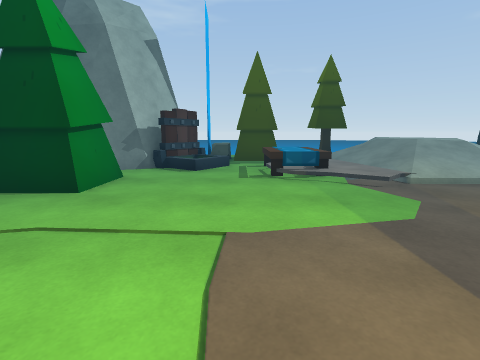
View 1 (above)

17 first-person views from a walk through a 3-D level made in the Unity game engine. The camera is 1.2 m above the floor, tilts 10° down and sees 85° across. The floor is counted in squares, 1 m on a side. Each view is taken from the middle of a square. On the plan, view 1 faces up. The plan holds only what a view shows up to about 12 squares ahead; the rest is blank. The place goes on beyond the plan. Some surface patterns are stand-ins.

View 2
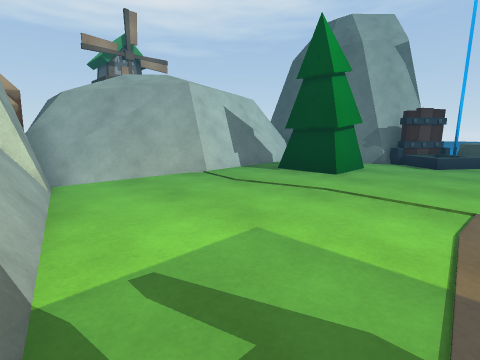

View 3
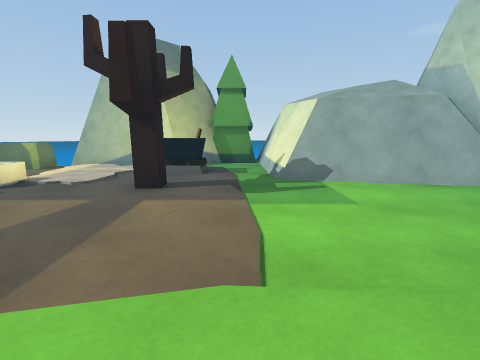

View 4
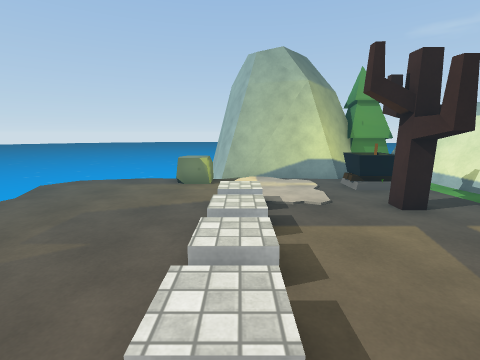

View 5
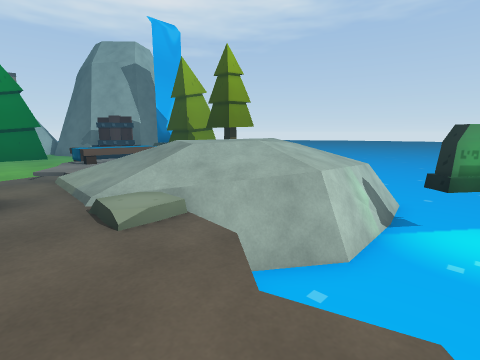

View 6
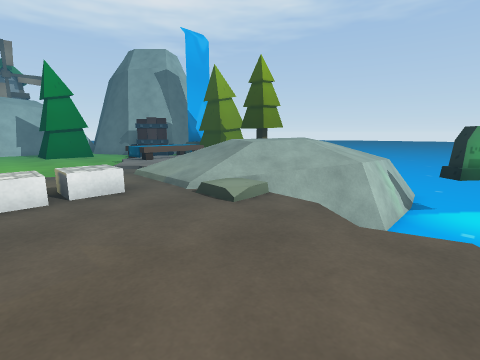

View 7
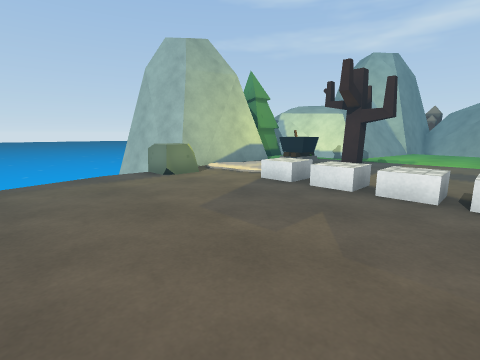

View 8
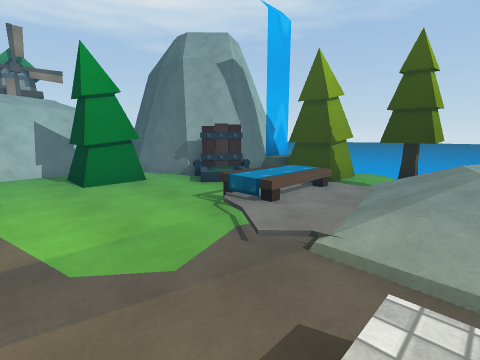

View 9
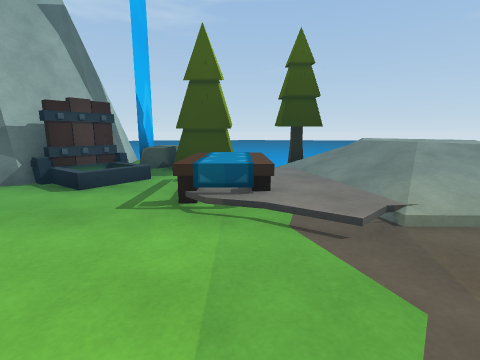

View 10
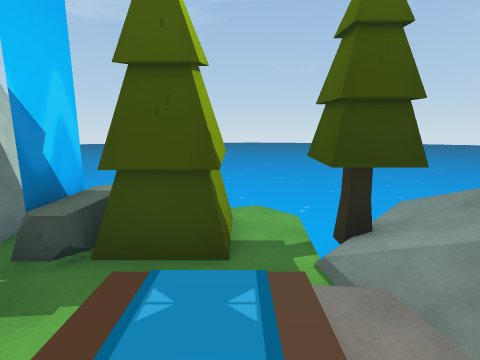

View 11
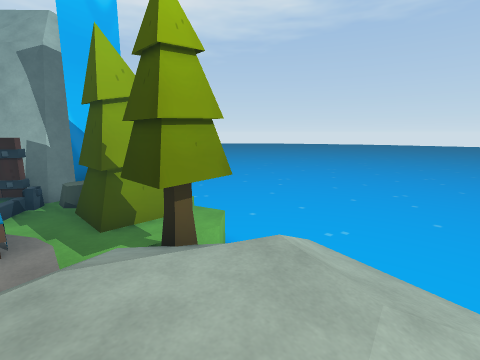

View 12
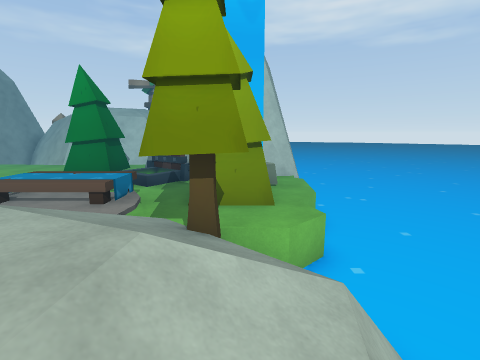

View 13
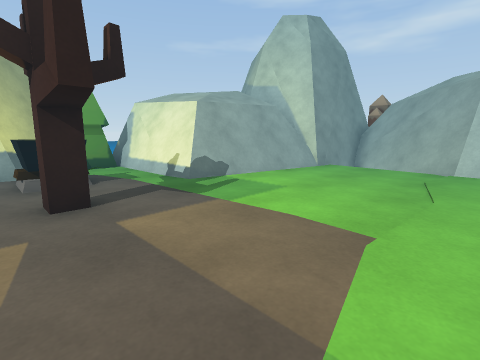

View 14
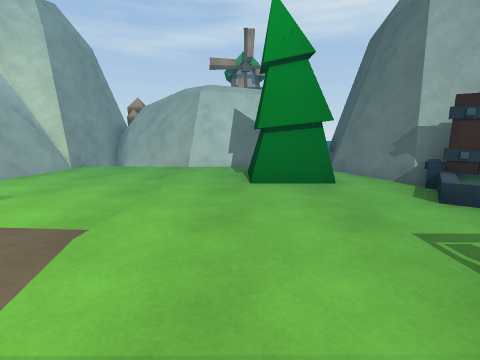

View 15
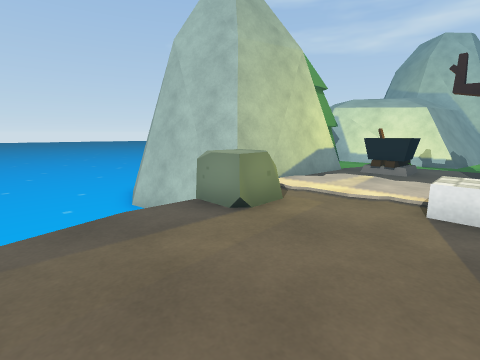

View 16
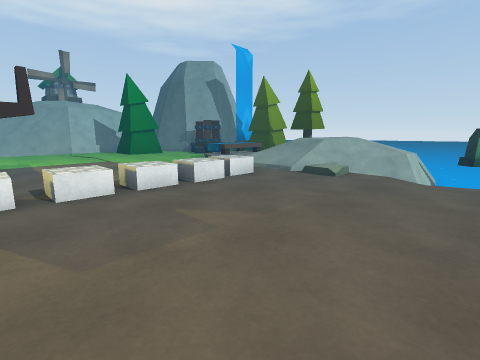

View 17
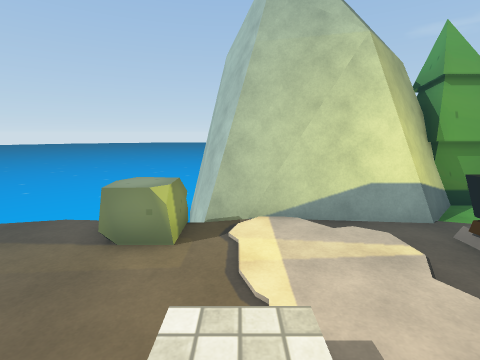

### Floor plan
Key: @ floor where view 1 was taken; # wall or solid block; . main floor; : floor 0.25 m higher than the main floor; + floor 0.5 m higher than the main floor; * floor 0.75 m higher than the main floor; % floor 1 m higher than the main floor; / step, stairs or slope; = window, fence, low wall or low ledge; ≈ liquid the walk keeps out of; ^ raised ledge; v drop or lower ground; T tree; P pot; M tombstone; O other object.
Columns run from 9 left of view 1 to 13 right of it. Each row starts with its distance up from view 1.
 16       ≈≈≈≈≈≈≈≈≈≈≈≈≈≈≈≈
 15      ## .≈≈≈≈≈≈≈   ≈≈≈
 14       ##^  O≈≈vvvv ≈≈≈
 13       #O^O#OOOO////≈MM
 12       ##^O#OO#O////≈MM
 11       #O....///%%//≈≈≈
 10      ##O/./////%%//v≈≈
  9 #######O/.v*://%%//≈≈≈
  8  ###......v*::////v≈≈≈
  7  ##  O...../::////.≈≈≈
  6  ##.##....../..///....
  5  ##............/......
  4  ##............/......
  3  ##............+......
  2 ##=............+......
  1 ##≈............/......
  0 #≈≈......@.T.../......
 -1 ###=.......#...+......
 -2   #####=.............≈
 -3   ######=.PP..........
 -4        ##.PP....^^....
 -5        ##..####=≈^≈≈≈
 -6        ##OO######
 -7        #####   ##
 -8                 #≈≈≈≈≈≈

Where each view was taken, in squares from view 1:
view 1: 0 up, 0 right, facing up
view 2: 2 down, 0 right, facing up-left
view 3: 5 up, 0 right, facing down
view 4: 5 up, 6 right, facing down
view 5: 5 up, 12 right, facing up-left
view 6: 3 up, 12 right, facing up-left
view 7: 3 up, 12 right, facing down-left
view 8: 3 up, 6 right, facing up-left
view 9: 3 up, 2 right, facing up
view 10: 8 up, 2 right, facing up
view 11: 10 up, 8 right, facing up-left
view 12: 13 up, 8 right, facing left
view 13: 4 up, 3 right, facing down-left
view 14: 5 up, 3 right, facing left
view 15: 1 down, 11 right, facing down-left
view 16: 1 down, 12 right, facing up-left
view 17: 0 up, 6 right, facing down
